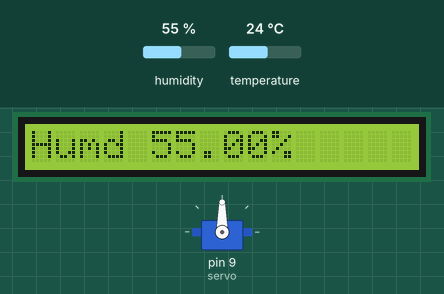
Recording of a sketch running on a simulated Arduino Uno, built with avr-gcc and run on an emulated ATmega328P. Shown: 16×1 character LCD, servo. The inputs (shaded band) are chosen by the test bench; at power-on: humidity 55 %, temperature 24 °C.

Above: at 0.2 s.
At 5.2 s:
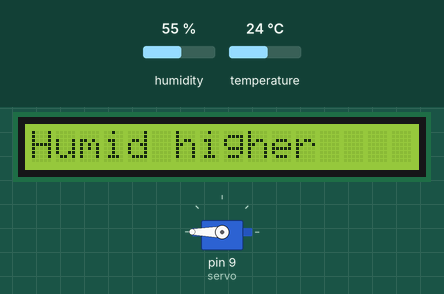
At 21.5 s:
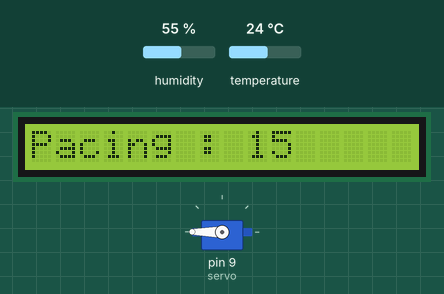
At 38.7 s:
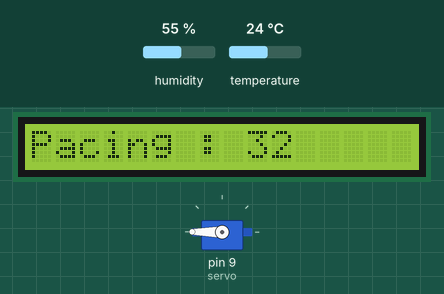
Timing chart, 0 to 40.0 s (numbered marks = the images above):
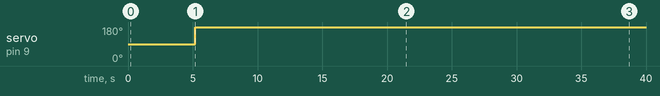

The sketch:

4GetPosServoAndChange.ino
```cpp
#include <dht.h>
#include <SPI.h>
#include <Wire.h>
#include <LiquidCrystal_I2C.h>
#include <Servo.h>


#define DHT11_PIN A0

LiquidCrystal_I2C lcd(0x27, 20, 4);

Servo servo;

int servo_pos = 0;

dht DHT;


void setup() {

  Serial.begin(9600);
  lcd.init();
  lcd.backlight();
  lcd.begin(16, 1);
  servo.attach(9, 590, 2300);

}

void loop() {

  int chk = DHT.read11(DHT11_PIN);

  float humidity = DHT.humidity;

  lcd.clear();
  lcd.setCursor(0, 0);
  lcd.print("Temp ");
  lcd.print(DHT.temperature);
  lcd.print("\337C");
  lcd.setCursor(0, 1);
  lcd.print("Humd ");
  lcd.print(humidity);
  lcd.print("% ");
  delay(5000);


  if (humidity <= 40) {

    servo_pos = servo.read();

    lcd.clear();
    lcd.setCursor(0, 0);
    lcd.print("Humidity lesser");
    delay(5000);

    if (servo_pos > 90) {
      servo.write(0);
      }
  }

  else if (humidity >= 45) {

    servo_pos = servo.read();
    lcd.clear();
    lcd.print("Humid higher");

    if (servo_pos < 100) {
      servo.write(180);
      delay(1000);
    }

  }

  for (int j = 0; j < 150; j++) {
      lcd.clear();
      lcd.setCursor(0, 0);
      lcd.print("Pacing : ");
      lcd.print(j);
      delay(1000);
    }

}
```

Measured:
- by itself, servo on pin 9 (servo): 90° → 180° at 5.2 s
- what the display in image 1 shows lasts 1.0 s, from 5.2 s to 6.2 s
